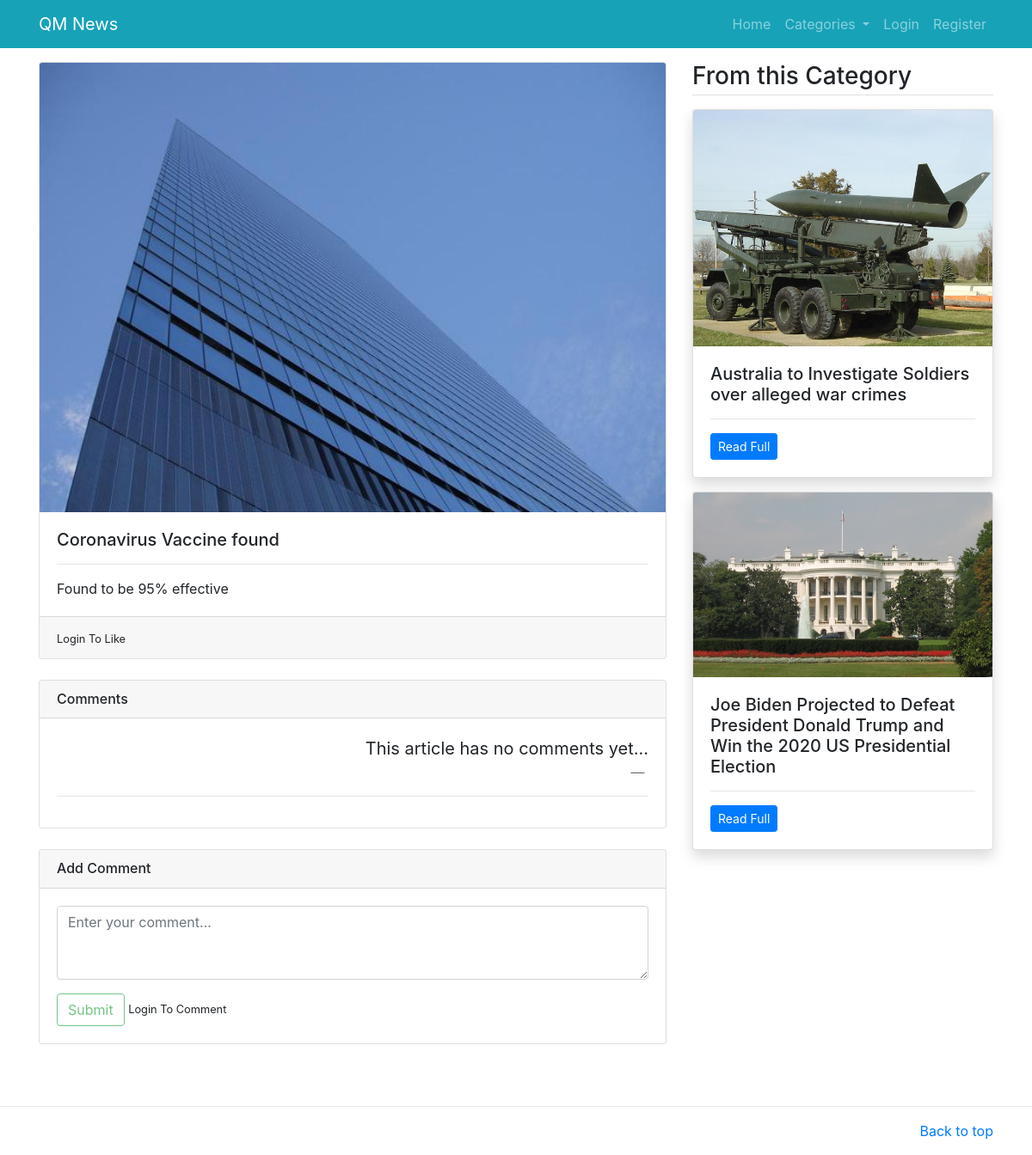
/description/2, run on the app's committed database.
### mainapp/models.py (models this page shows, shortened)
class News(models.Model):
    category=models.ForeignKey(Category, on_delete=models.CASCADE)
    title=models.CharField(max_length=300)
    image= models.ImageField(upload_to='imgs/')
    description=models.TextField()
    add_time=models.DateTimeField(auto_now_add=True)
    likes=models.ManyToManyField(User,related_name='article')
    class Meta:
        verbose_name_plural='News'
    def total_likes(self):
        return self.likes.count()

### mainapp/views.py (the view)
# urls.py: path('description/<int:id>', views.description, name='description'),
def description(request, id):
    news=News.objects.get(pk=id)
    category=Category.objects.get(id=news.category.id)
    similar=News.objects.filter(category=category).exclude(id=id)
    comments = Comment.objects.filter(news=news, reply=None).order_by('-id')
    categories=Category.objects.all()
    is_liked = False
    if news.likes.filter(id=request.user.id).exists():
        is_liked = True
    if request.method == 'POST':
        comment_form = CommentForm(request.POST or None)
        if comment_form.is_valid():
            body = request.POST.get('body')
            reply_id = request.POST.get('comment_id')
            comment_qs= None
            if reply_id:
                comment_qs = Comment.objects.get(id=reply_id)
            comment = Comment.objects.create(news=news, user=request.user, body=body, reply=comment_qs)
            comment.save()
    else:
        comment_form = CommentForm()
    return render(request,'description.html',
    {
          'news':news,
          'similar':similar,
          'cats':categories,
          'comments': comments,
          'comment_form': comment_form,
          'is_liked': is_liked,
          'total_likes': news.total_likes()
    })

### mainapp/forms.py
class CommentForm(forms.ModelForm):
    body = forms.CharField(label="", widget=forms.Textarea(attrs={'class': 'form-control', 'placeholder': 'Enter your comment...', 'rows':3, 'cols': 100}))
    class Meta:
        model = Comment
        fields = ('body',)

### mainapp/templates/description.html (shortened to what this page needs)
{%extends 'home.html'%}
{%block content%}
<main class="container mt-3 mb-5">
	<div class="row my-3">
		<div class="col-md-8">
			<div class="card mb-3">
				<img src='{{news.image.url}}' class="card-img-top" alt="{{news.title}}">
				<div class="card-body">
					<h5 class="card-title">{{news.title}}</h5>
					<hr />
					<p class="card-text">{{news.description}}</p>
				</div>
				<div class="card-footer">
					<form action="{%url 'like_article' news.pk%}" method="POST">
						{% if user.is_authenticated %}
						{% if is_liked %}
						<button type="submit" name="article_id" , class="btn btn-danger">Dislike</button>
						{% else %}
						<button type="submit" name="article_id" , class="btn btn-primary">Like</button> Likes -
						{{total_likes}}
						{% endif %}
						{% else %}
						<small>Login To Like</small>
						{% endif %}
					</form>
				</div>
			</div>
			<div class="card my-4">
				<h6 class="card-header">Comments</h6>
				<div class="card-body">
					{%if not news.comments.all%}
					<blockquote class="blockquote text-right">
						<p class="mb-0">This article has no comments yet...</p>
						<footer class="blockquote-footer"> <cite title="Source Title"></cite></footer>
					</blockquote>
					{%endif%}
					<hr />
				</div>
			</div>
			<div class="card my-4">
				<h6 class="card-header">Add Comment</h6>
				<div class="card-body">
					<form method="post">
						{{comment_form.as_p}}
						{% if user.is_authenticated %}
						<input type="submit" value="Submit" class="btn btn-outline-success" />
						{% else %}
						<input type="submit" value="Submit" class="btn btn-outline-success" disabled />
						<small>Login To
							Comment</small>
						{% endif %}
					</form>
				</div>
			</div>
		</div>
		<div class="col-md-4">
			<h3 class="mb-3 border-bottom pb-1">From this Category</h3>
			{%for news in similar%}
			<div class="card mb-3 shadow">
				<img src='{{news.image.url}}' class="card-img-top" alt="{{news.title}}">
				<div class="card-body">
					<h5 class="card-title">{{news.title}}</h5>
					<hr />
					<p class="card-text"><a href="/description/{{news.id}}" class="btn btn-sm btn-primary">Read Full</a>
					</p>
				</div>
			</div>
			{% endfor %}
		</div>
	</div>
</main>
{% endblock %}

### data on the page
News: image (picture), title "Coronavirus Vaccine found", description "Found to be 95% effective"
News: image (picture), title "Australia to Investigate Soldiers over alleged war crimes"
News: image (picture), title "Joe Biden Projected to Defeat President Donald Trump and Win the 2020 US Presidential Election"
